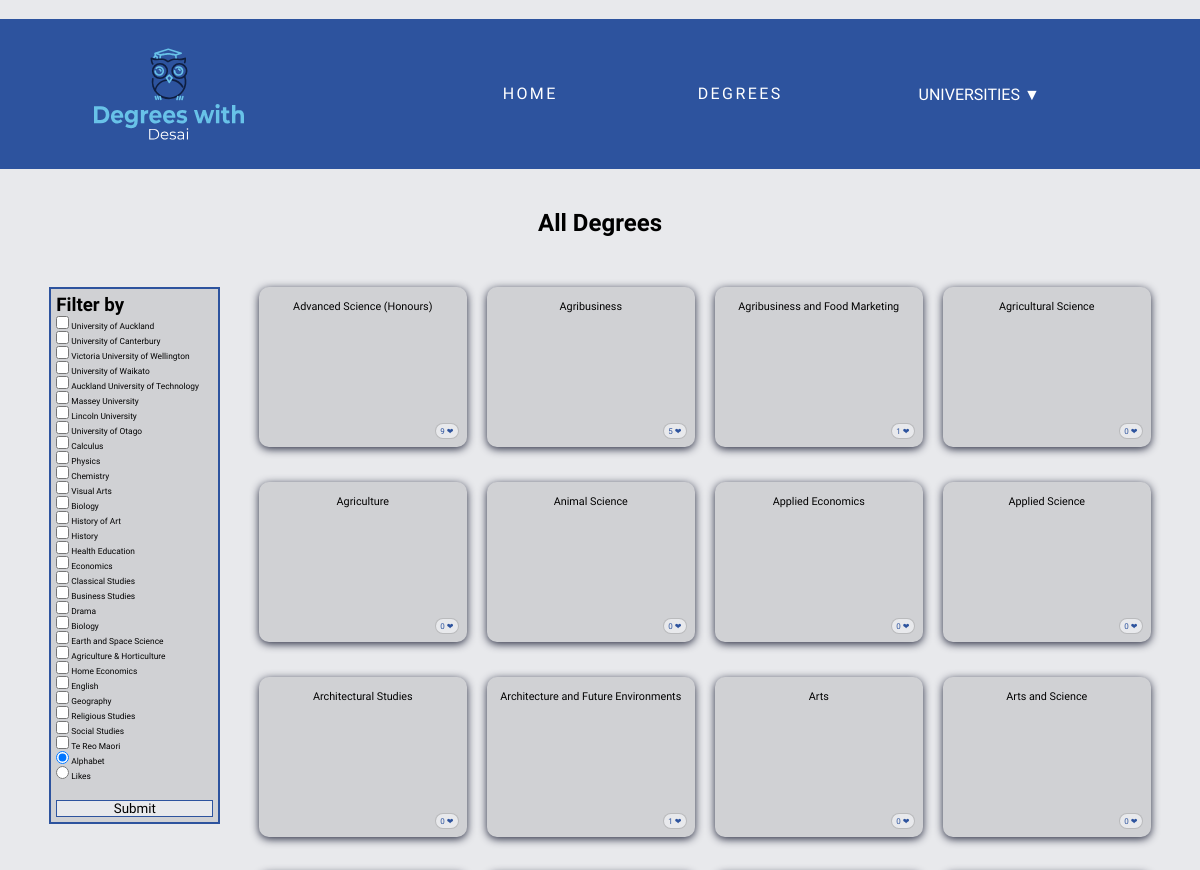
/degrees (upper part), run on an earlier commit of the app's database.
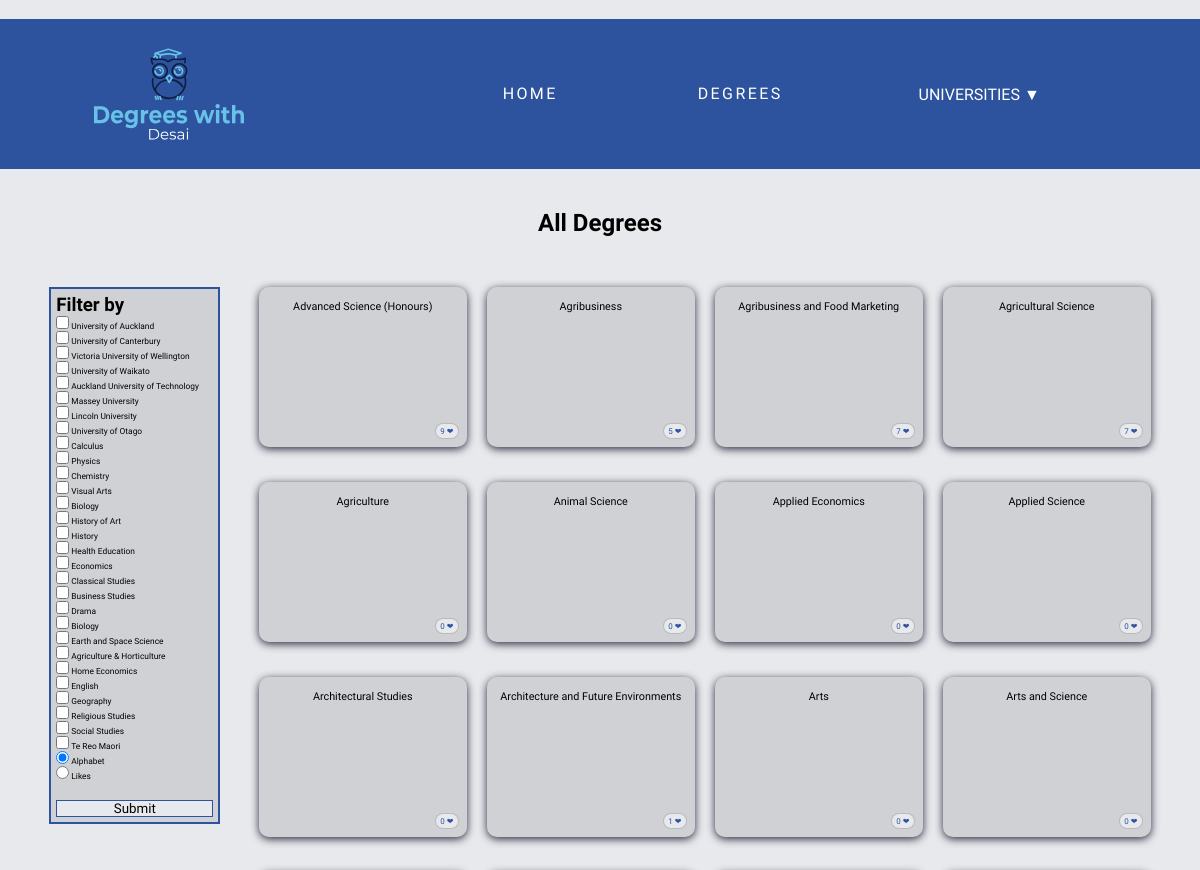
And on a later commit of the database.
### models.py (models this page shows)
class Degree(db.Model):
    __tablename__ = 'Degree'
    id = db.Column(db.Integer, primary_key=True)
    name = db.Column(db.String())
    description = db.Column(db.String())
    likes = db.Column(db.Integer)
    universities = db.relationship('University', secondary=UniversityDegree, back_populates='degrees')
    prerequisites = db.relationship('Prerequisites', back_populates='degrees')

### main.py (the view)
@app.route('/degrees', methods = ["GET", "POST"])
def degrees():
  form = SimpleForm()
  degrees = models.Degree.query.all()
  subjects = models.Subject.query.all()
  sort_by = "alphabet"
  if form.validate_on_submit():
    uni_degrees = []
    if form.uni_data.data:
      university_filter = (form.uni_data.data)
      print(university_filter)
      for degree in degrees:
        unis = [university.id for university in degree.universities]
        for uni in unis:
          if str(uni) in university_filter:
            uni_degrees.append(degree)
    else:
      uni_degrees = set(degrees)
    if form.subject_data.data:
      subject_filter = (form.subject_data.data)
      subjects = models.Prerequisites.query.filter(models.Prerequisites.sid.in_(subject_filter)).all()
      subjects = [subject.did for subject in subjects]
      sub_degrees = models.Degree.query.filter(models.Degree.id.in_(subjects)).all()
      degrees = list(set(uni_degrees) & set(sub_degrees))
      print(degrees)
    else:
      degrees = uni_degrees
    sort_by = form.radio.data
  else:
    print(form.errors)
  if sort_by == "alphabet":
    degrees = sorted(degrees, key=lambda degree: degree.name)
  elif sort_by == "likes":
    degrees = sorted(degrees, key=lambda degree: degree.likes)
  return render_template('degrees.html', degrees = degrees, forms=form)

### main.py (called while the page is built)
@app.context_processor
def context_processor():
  uni = models.University.query.all()
  return dict(uni=uni)

### templates/degrees.html (shortened to what this page needs)
﻿{% extends 'layout.html' %}
{% block content %}
<h2>All Degrees</h2>
<div class="all-degrees">
<form class='filter' method='POST' action='/degrees'>
    <div>
        <h3>Filter by</h3>
        {% for form in forms %}
        <div class="filter_item">{{ form }}</div>
        {% endfor %}
    </div>
    <br>
    <input type='submit'>
</form>
<div class='degrees-container'>
    {% for degree in degrees %}
    <div class='grid-item'>
        <div>
            <a href="{{ url_for('degree', id=degree.id )}}">
                <p>{{degree.name}}</p>
            </a>
        </div>
        <div>
            <button id="like_button" class="like_degree" type="submit"  value="{{ degree.likes }}" >
                <p>{{degree.likes}} &#10084;</p>
            </button>
        </div>
    </div>
    {% endfor %}
</div>
</div>
{% endblock %}

### templates/layout.html (shortened to what this page needs)
<!DOCTYPE html>
<html lang="en">
<head>
    <link rel='stylesheet' href='/static/css/style.css'>
</head>
<body>
    <div class = "top">
    {% include 'header.html'%}
    </div>
    <div class="content">
    {% block content %} {% endblock %}
    </div>
</body>
</html>

### templates/header.html (shortened to what this page needs)
<header>
    <a href='/'>
    </a>
    {% include 'nav.html'%}
</header>

### templates/nav.html (shortened to what this page needs)
<nav>
  <ul>
    <li><a href="{{ url_for('home') }}">Home</a></li>
    <li><a href="{{ url_for('degrees') }}">Degrees</a></li>
    <li>
      <div class="dropdown">
        <button class="dropbtn">Universities &#x25BC</button>
      </div>
    </li>
  </ul>
</nav>

### static/css/style.css (style rules this page uses)
:root { --clr_primary:#2d539e; --clr_secondary: #3a68b3; --clr_tertiary: #262a3f; --clr_bg: #e8e9ec; }
* { margin:0; padding:0; box-sizing: border-box; font-family: 'Exo 2', sans-serif; }
body { background: var(--clr_bg); }
a { text-decoration: none; color: var(--clr_primary); }
h2 { text-align: center; margin: 40px; }
.top { background: var(--clr_primary); min-height: 150px }
header { float: left; width: 100%; color: white; height: auto; display: flex; justify-content: space-around; }
nav { display: flex; align-items: center; }
nav ul { list-style-type: none; display: flex; margin: 0 auto; }
nav ul li { display: inline-block; margin: 1.5vh 50px; }
nav ul li a { color: #fff; text-transform: uppercase; text-decoration: none; letter-spacing: 0.15em; display: inline-block; padding: 15px 20px; position: relative; }
nav ul li a:after { background: none repeat scroll 0 0 transparent; bottom: 0; content: ""; display: block; height: 2px; left: 50%; position: absolute; background: #fff; transition: width 0.3s ease 0s, left 0.3s ease 0s; width: 0; }
.dropbtn { color: white; padding: 16px; font-size: 16px; border: none; background: none; text-transform: uppercase; }
.dropdown { display: inline-block; position: relative; }
.content { width: 95%; margin: 0 auto; margin-bottom: 50px; }
.all-degrees { display: flex; justify-content: space-around; }
.filter { width: 15%; height: 100%; display: flex; flex-direction: column; border: 2px solid var(--clr_primary); background-color:rgb(0,0,0,0.1); padding: 5px; margin: 10px; }
.filter .filter_item ul li { list-style-type: none; font-size: 0.7vw; }
.filter input[type=submit] { border: 1px solid var(--clr_primary); background: var(--clr_bg); transition: 0.2s all ease-in-out; }
.degrees-container { display: grid; grid-template-columns: repeat(4, 1fr); width: 80%; }
.grid-item { border-radius: 10px; text-align: center; width: auto; background-color:rgb(0,0,0,0.1); margin: 10px; height: 20vh; overflow: hidden; position: relative; text-align: center; font-size: 0.9vw; margin-bottom: 25px; box-shadow: 0 2px 8px var(--clr_tertiary); }
.grid-item a p { color: black; transition: all 0.3s ease-in-out; opacity: 1; }
.grid-item a { padding: 150px 250px; }
.grid-item button { height: 2vh; width: 2vw; position: absolute; top: 17vh; right: 1vh; background-color: var(--clr_bg); border: 1px solid rgba(0,0,0,0.2); border-radius: 15px; }
.grid-item button p { font-size: 1vh; color: var(--clr_primary); }

What changed in the data, as far as the page shows it:
changed Degree "Agribusiness and Food Marketing": likes "1" → "7"
changed Degree "Agricultural Science": likes "0" → "7"
